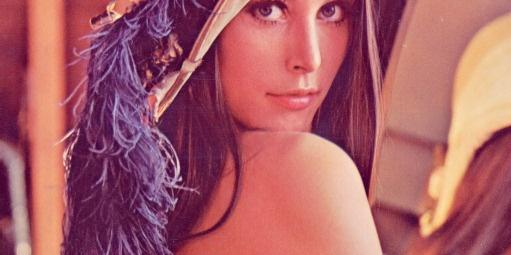
#> input picture resource/img/1.jpg, 511 x 255 px
$ python '14.5 透视变换.py'
#> lines starting #> are read from the running program, lines starting #| are printed output that depends on the picture
"""
14.5 透视变换
对于视角变换，我们需要一个3x3 变换矩阵。在变换前后直线还是直线。要构建这个变换矩阵，你需要在输入图像上找4 个点，以及他们在输出图像上对应的位置。
这四个点中的任意三个都不能共线。这个变换矩阵可以有函数cv2.getPerspectiveTransform() 构建。然后把这个矩阵传给函数cv2.warpPerspective。
cv2.getPerspectiveTransform(src, dst) → retval
    Parameters:
    src – Coordinates of quadrangle vertices in the source image.
    dst – Coordinates of the corresponding quadrangle vertices in the destination image.

cv2.warpPerspective(src, M, dsize[, dst[, flags[, borderMode[, borderValue]]]]) → dst
    src – input image.
    dst – output image that has the size dsize and the same type as src .
    M – 3\times 3 transformation matrix.
    dsize – size of the output image.
"""
#TODO
import cv2
import numpy as np
from matplotlib import pyplot as plt

img = cv2.imread("../../../resource/img/1.jpg");
#> img is the input picture: shape (255, 511, 3); mean B, G, R 103.4, 93.5, 170.1
rows, cols = img.shape[:2];
#> rows = 255; cols = 511

cv2.imshow("dst",img[0:int(rows/2)+9,230:350])
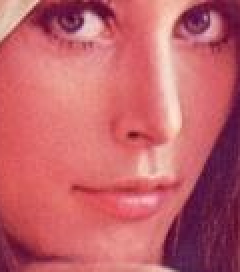
#> window 'dst': shape (136, 120, 3) (shown 2 times larger); mean B, G, R 106.2, 97.7, 194.7
cv2.waitKey(3000)
print(int(rows/2)+9);
#| 136
x1 = 230;x2=350;
y1 = 0;y2=136

pts1 = np.float32([[x1,y1],[x2,y1],[x1,y2],[x2,y2]]);
pts2 = np.float32([[0,0],[0,300],[0,300],[300,300]]);

M = cv2.getPerspectiveTransform(pts1,pts2);
dst = cv2.warpPerspective(img,M,(300,300));
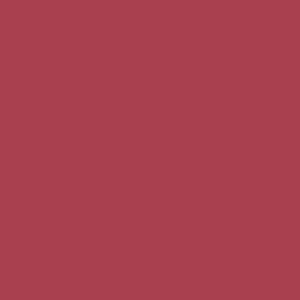
#> dst: shape (300, 300, 3); mean B, G, R 79, 64, 169
cv2.imshow("dst",dst);
cv2.waitKey(3000);

$ run again, with resource/img/2.jpg copied over resource/img/1.jpg
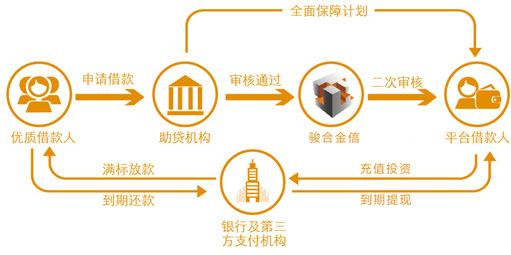
#> input picture resource/img/2.jpg, 511 x 255 px
#> img is the input picture: shape (255, 511, 3); mean B, G, R 228.2, 242, 248.7
#> `cv2.imshow("dst",img[0:int(rows/2)+9,230:350])`:
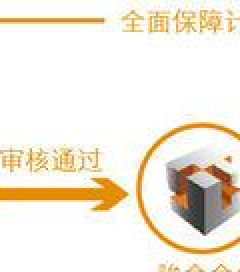
#> window 'dst': shape (136, 120, 3) (shown 2 times larger); mean B, G, R 222, 235.5, 242.8
#| 136
#> dst: shape (300, 300, 3); every value is 255
